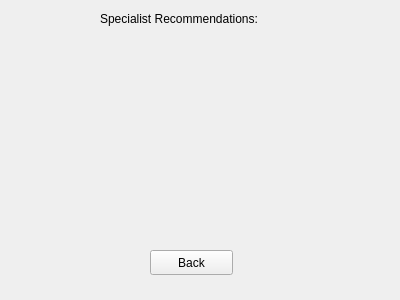
<?xml version="1.0" encoding="UTF-8"?>
<ui version="4.0">
 <class>RecommendationsPage</class>
 <widget class="QWidget" name="RecommendationsPage">
  <property name="geometry">
   <rect>
    <x>0</x>
    <y>0</y>
    <width>400</width>
    <height>300</height>
   </rect>
  </property>
  <property name="windowTitle">
   <string>Form</string>
  </property>
  <widget class="QLabel" name="label">
   <property name="geometry">
    <rect>
     <x>100</x>
     <y>10</y>
     <width>201</width>
     <height>17</height>
    </rect>
   </property>
   <property name="text">
    <string>Specialist Recommendations:</string>
   </property>
  </widget>
  <widget class="QPushButton" name="backButton">
   <property name="geometry">
    <rect>
     <x>150</x>
     <y>250</y>
     <width>83</width>
     <height>25</height>
    </rect>
   </property>
   <property name="text">
    <string>Back</string>
   </property>
  </widget>
 </widget>
 <resources/>
 <connections/>
</ui>
